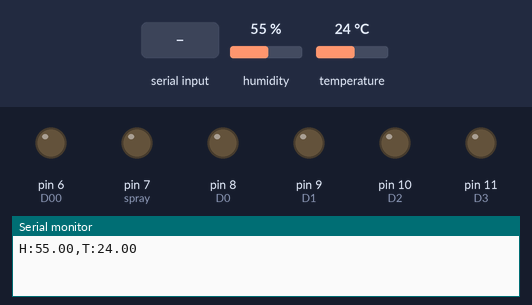
Bench run of a sketch on a simulated Arduino Uno, built with avr-gcc and run on an emulated ATmega328P. Parts: output pins drawn as LEDs (lit = HIGH), the last lines printed to the serial monitor. The inputs (shaded band) are chosen by the test bench; at power-on: humidity 55 %, temperature 24 °C.

Above: at 1.2 s.
1.3 s: "S" received over Serial
At 2.7 s:
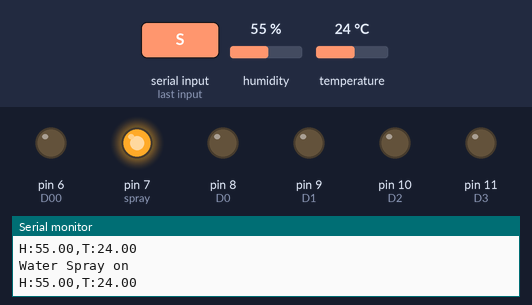
3.0 s: "s" received over Serial
At 3.6 s:
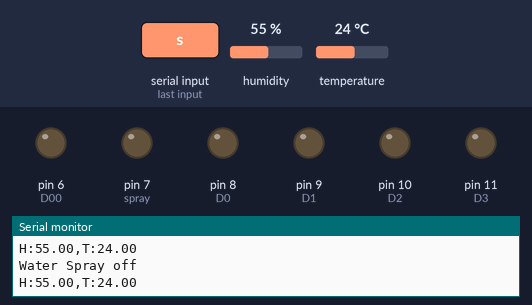
Timing chart, 0 to 6.0 s (numbered marks = the images above; inputs shaded):
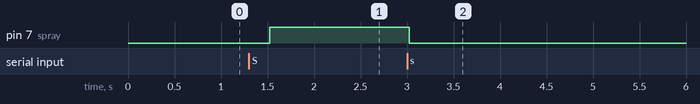

Measured:
- after the input at 1.3 s, pin 7 (spray): LOW → HIGH after 0.22 s
- after the input at 3.0 s, pin 7 (spray): HIGH → LOW at once

The sketch:

main.ino
```cpp
#include "DHT.h"

#define DHTPIN 2
#define DHTTYPE DHT11
DHT dht(DHTPIN, DHTTYPE);

const int D0 = 8;
const int D1 = 9;
const int D2 = 10;
const int D3 = 11;
const int D4 = 14;
const int D5 = 15;
const int D6 = 16;
const int D00 = 6;

const int spray = 7;

const int Soil = 4;
const int Rain = 3;

void setup()
{
    Serial.begin(9600);
    dht.begin();

    pinMode(D00, OUTPUT);
    pinMode(D0, OUTPUT);
    pinMode(D1, OUTPUT);
    pinMode(D2, OUTPUT);
    pinMode(D3, OUTPUT);

    pinMode(D4, OUTPUT);
    pinMode(D5, OUTPUT);
    pinMode(D6, OUTPUT);

    pinMode(spray, OUTPUT);

    pinMode(Soil, INPUT);
    pinMode(Rain, INPUT);
}

void loop()
{
    if (Serial.available() > 0)
    {
        char rx_data = Serial.read();
        processCommand(rx_data);
    }

    float h = dht.readHumidity();
    float t = dht.readTemperature();
    Serial.print("H:");
    Serial.print(h);
    Serial.print(",T:");
    Serial.println(t);

    delay(1500);
}

void processCommand(char command)
{
    switch (command)
    {
    case 'S':
        Serial.println("Water Spray on");
        digitalWrite(spray, HIGH);
        break;
    case 's':
        Serial.println("Water Spray off");
        digitalWrite(spray, LOW);
        break;
    // Add more cases for other commands as needed...
    default:
        Serial.println("Unknown command");
        break;
    }
}
```
